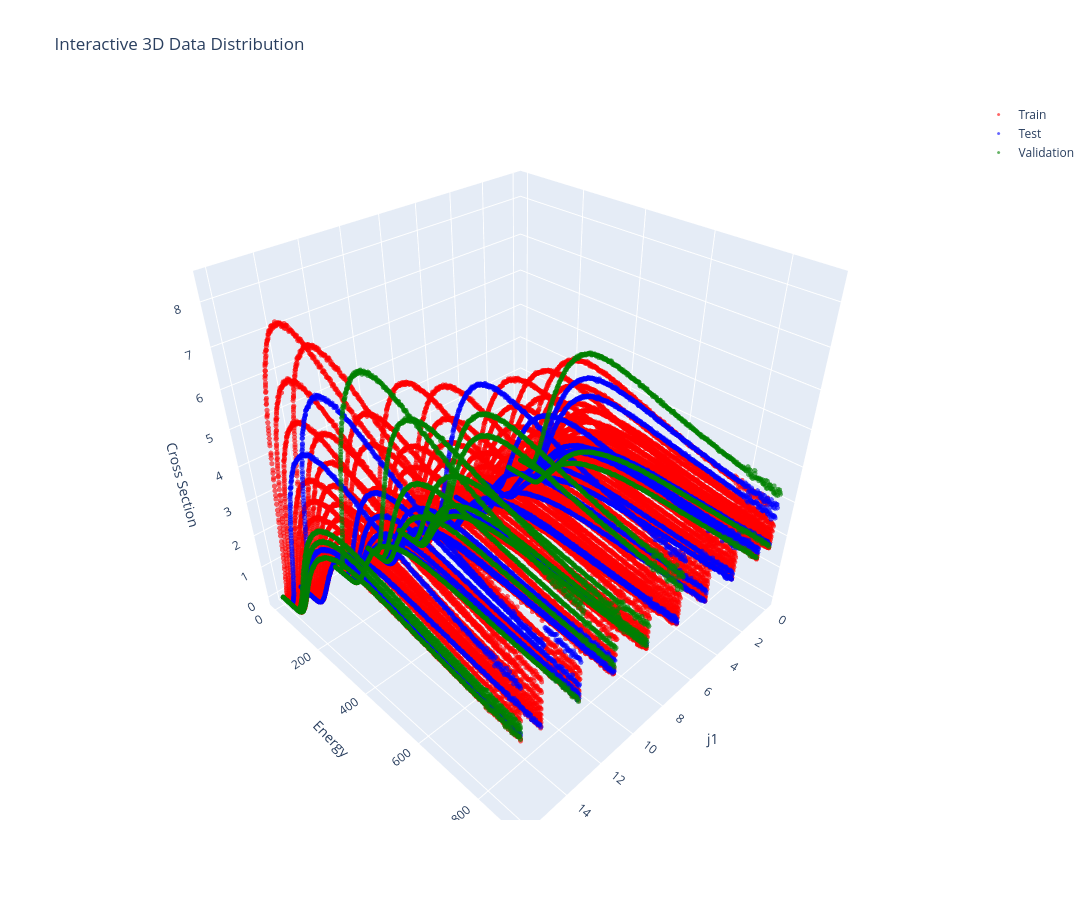

The notebook cell this image was saved under:
### Code cell
import plotly.graph_objects as go

fig = go.Figure()

# Train points
fig.add_trace(go.Scatter3d(
    x=Xraw_selected_train[:, 0],
    y=Xraw_selected_train[:, 2],
    z=yraw_selected_train,
    mode='markers',
    marker=dict(size=3, color='red', opacity=0.6),
    name='Train'
))

# Test points
fig.add_trace(go.Scatter3d(
    x=Xraw_selected_test[:, 0],
    y=Xraw_selected_test[:, 2],
    z=yraw_selected_test,
    mode='markers',
    marker=dict(size=3, color='blue', opacity=0.6),
    name='Test'
))

fig.add_trace(go.Scatter3d(
    x=Xraw_selected_val[:, 0],
    y=Xraw_selected_val[:, 2],
    z=yraw_selected_val, 
    mode='markers',
    marker=dict(size=3, color='green', opacity=0.6),
    name='Validation'
))

# Set dimensions and layout
fig.update_layout(
    width=1200,   # Set width
    height=900,   # Set height
    title="Interactive 3D Data Distribution",
    scene=dict(
        xaxis_title='j1',
        yaxis_title='Energy',
        zaxis_title='Cross Section'
    )
)

fig.show()

### Figure 1 — Plotly figure (JSON) as saved in the notebook; plotly's stock layout.template omitted (floating-point values rounded to 4 significant figures; data arrays with more than 128 entries replaced by an {"elided": "..."} marker saying what was removed)
{"data": [{"marker": {"color": "red", "opacity": 0.6, "size": 3}, "mode": "markers", "name": "Train", "type": "scatter3d", "x": {"elided": "39600 float values"}, "y": {"elided": "39600 float values"}, "z": {"elided": "39600 float values"}}, {"marker": {"color": "blue", "opacity": 0.6, "size": 3}, "mode": "markers", "name": "Test", "type": "scatter3d", "x": {"elided": "11700 float values"}, "y": {"elided": "11700 float values"}, "z": {"elided": "11700 float values"}}, {"marker": {"color": "green", "opacity": 0.6, "size": 3}, "mode": "markers", "name": "Validation", "type": "scatter3d", "x": {"elided": "7200 float values"}, "y": {"elided": "7200 float values"}, "z": {"elided": "7200 float values"}}], "layout": {"height": 900, "scene": {"xaxis": {"title": {"text": "j1"}}, "yaxis": {"title": {"text": "Energy"}}, "zaxis": {"title": {"text": "Cross Section"}}}, "title": {"text": "Interactive 3D Data Distribution"}, "width": 1200}}
